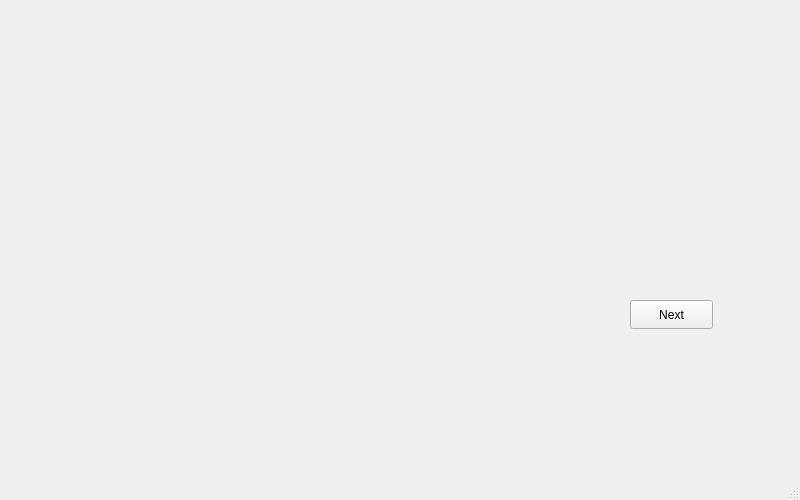
<?xml version="1.0" encoding="UTF-8"?>
<ui version="4.0">
 <class>MainWindow</class>
 <widget class="QMainWindow" name="MainWindow">
  <property name="geometry">
   <rect>
    <x>0</x>
    <y>0</y>
    <width>800</width>
    <height>500</height>
   </rect>
  </property>
  <property name="windowTitle">
   <string>MainWindow</string>
  </property>
  <widget class="QWidget" name="centralwidget">
   <widget class="QPushButton" name="pushButton">
    <property name="enabled">
     <bool>true</bool>
    </property>
    <property name="geometry">
     <rect>
      <x>630</x>
      <y>300</y>
      <width>83</width>
      <height>29</height>
     </rect>
    </property>
    <property name="text">
     <string>Next</string>
    </property>
   </widget>
  </widget>
  <widget class="QMenuBar" name="menubar">
   <property name="geometry">
    <rect>
     <x>0</x>
     <y>0</y>
     <width>800</width>
     <height>25</height>
    </rect>
   </property>
  </widget>
  <widget class="QStatusBar" name="statusbar"/>
 </widget>
 <resources/>
 <connections/>
</ui>
